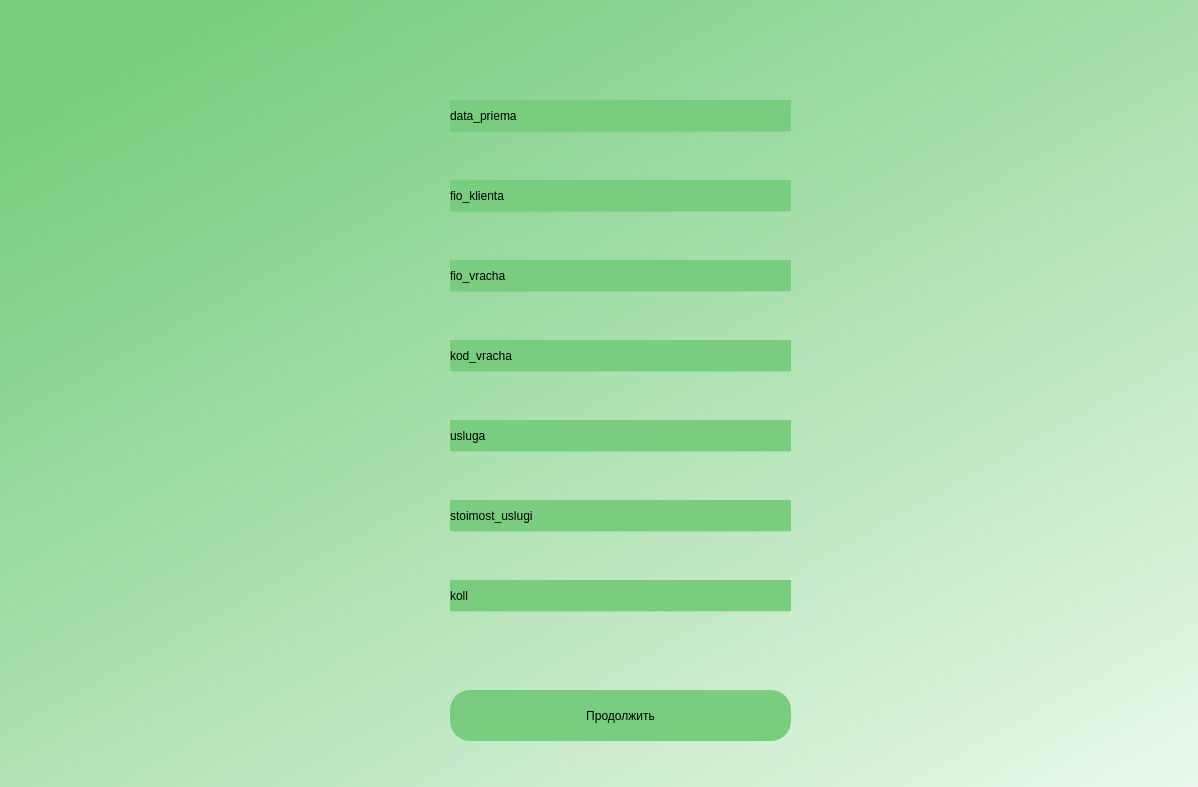
<?xml version="1.0" encoding="UTF-8"?>
<ui version="4.0">
 <class>Dialog</class>
 <widget class="QDialog" name="Dialog">
  <property name="geometry">
   <rect>
    <x>0</x>
    <y>0</y>
    <width>1198</width>
    <height>787</height>
   </rect>
  </property>
  <property name="windowTitle">
   <string>Dialog</string>
  </property>
  <property name="styleSheet">
   <string notr="true">background-color: rgb(170, 255, 255);
background-color: rgb(238, 238, 238);
background-color: rgb(255, 247, 239);</string>
  </property>
  <widget class="QWidget" name="bgwidget" native="true">
   <property name="geometry">
    <rect>
     <x>-10</x>
     <y>-30</y>
     <width>1581</width>
     <height>861</height>
    </rect>
   </property>
   <property name="styleSheet">
    <string notr="true">QWidget#bgwidget{
background-color:qlineargradient(spread:pad, x1:0.091, y1:0.101636, x2:0.991379, y2:0.977, stop:0 rgba(120, 205, 127, 255), stop:1 rgba(255, 255, 255, 255));}
</string>
   </property>
   <widget class="QLineEdit" name="fio_vracha">
    <property name="geometry">
     <rect>
      <x>460</x>
      <y>320</y>
      <width>341</width>
      <height>51</height>
     </rect>
    </property>
    <property name="styleSheet">
     <string notr="true">background-color:rgba(0,0,0,0);
font: 12pt &quot;MS Shell Dlg 2&quot;;</string>
    </property>
   </widget>
   <widget class="QLineEdit" name="kod_vracha">
    <property name="geometry">
     <rect>
      <x>460</x>
      <y>400</y>
      <width>341</width>
      <height>51</height>
     </rect>
    </property>
    <property name="styleSheet">
     <string notr="true">background-color:rgba(0,0,0,0);
font: 12pt &quot;MS Shell Dlg 2&quot;;</string>
    </property>
   </widget>
   <widget class="QPushButton" name="prodoljit">
    <property name="geometry">
     <rect>
      <x>460</x>
      <y>720</y>
      <width>341</width>
      <height>51</height>
     </rect>
    </property>
    <property name="styleSheet">
     <string notr="true">border-radius:20px;
background-color: rgb(120, 205, 127);
font: 14pt &quot;MS Shell Dlg 2&quot;;</string>
    </property>
    <property name="text">
     <string>Продолжить</string>
    </property>
   </widget>
   <widget class="QLineEdit" name="data_priema">
    <property name="geometry">
     <rect>
      <x>460</x>
      <y>160</y>
      <width>341</width>
      <height>51</height>
     </rect>
    </property>
    <property name="styleSheet">
     <string notr="true">background-color:rgba(0,0,0,0);
font: 12pt &quot;MS Shell Dlg 2&quot;;</string>
    </property>
   </widget>
   <widget class="QLineEdit" name="fio_klienta">
    <property name="geometry">
     <rect>
      <x>460</x>
      <y>240</y>
      <width>341</width>
      <height>51</height>
     </rect>
    </property>
    <property name="styleSheet">
     <string notr="true">background-color:rgba(0,0,0,0);
font: 12pt &quot;MS Shell Dlg 2&quot;;</string>
    </property>
   </widget>
   <widget class="QLabel" name="label_11">
    <property name="geometry">
     <rect>
      <x>460</x>
      <y>130</y>
      <width>341</width>
      <height>31</height>
     </rect>
    </property>
    <property name="styleSheet">
     <string notr="true">background-color: rgb(120, 205, 127);
font: 14pt &quot;MS Shell Dlg 2&quot;;</string>
    </property>
    <property name="text">
     <string>data_priema</string>
    </property>
   </widget>
   <widget class="QLabel" name="label_12">
    <property name="geometry">
     <rect>
      <x>460</x>
      <y>210</y>
      <width>341</width>
      <height>31</height>
     </rect>
    </property>
    <property name="styleSheet">
     <string notr="true">background-color: rgb(120, 205, 127);
font: 14pt &quot;MS Shell Dlg 2&quot;;</string>
    </property>
    <property name="text">
     <string>fio_klienta</string>
    </property>
   </widget>
   <widget class="QLabel" name="label_13">
    <property name="geometry">
     <rect>
      <x>460</x>
      <y>290</y>
      <width>341</width>
      <height>31</height>
     </rect>
    </property>
    <property name="styleSheet">
     <string notr="true">background-color: rgb(120, 205, 127);
font: 14pt &quot;MS Shell Dlg 2&quot;;</string>
    </property>
    <property name="text">
     <string>fio_vracha</string>
    </property>
   </widget>
   <widget class="QLabel" name="label_14">
    <property name="geometry">
     <rect>
      <x>460</x>
      <y>370</y>
      <width>341</width>
      <height>31</height>
     </rect>
    </property>
    <property name="styleSheet">
     <string notr="true">background-color: rgb(120, 205, 127);
font: 14pt &quot;MS Shell Dlg 2&quot;;</string>
    </property>
    <property name="text">
     <string>kod_vracha</string>
    </property>
   </widget>
   <widget class="QLabel" name="label_16">
    <property name="geometry">
     <rect>
      <x>460</x>
      <y>450</y>
      <width>341</width>
      <height>31</height>
     </rect>
    </property>
    <property name="styleSheet">
     <string notr="true">background-color: rgb(120, 205, 127);
font: 14pt &quot;MS Shell Dlg 2&quot;;</string>
    </property>
    <property name="text">
     <string>usluga</string>
    </property>
   </widget>
   <widget class="QLineEdit" name="usluga">
    <property name="geometry">
     <rect>
      <x>460</x>
      <y>480</y>
      <width>341</width>
      <height>51</height>
     </rect>
    </property>
    <property name="styleSheet">
     <string notr="true">background-color:rgba(0,0,0,0);
font: 12pt &quot;MS Shell Dlg 2&quot;;</string>
    </property>
   </widget>
   <widget class="QLabel" name="label_17">
    <property name="geometry">
     <rect>
      <x>460</x>
      <y>530</y>
      <width>341</width>
      <height>31</height>
     </rect>
    </property>
    <property name="styleSheet">
     <string notr="true">background-color: rgb(120, 205, 127);
font: 14pt &quot;MS Shell Dlg 2&quot;;</string>
    </property>
    <property name="text">
     <string>stoimost_uslugi</string>
    </property>
   </widget>
   <widget class="QLabel" name="label_18">
    <property name="geometry">
     <rect>
      <x>460</x>
      <y>610</y>
      <width>341</width>
      <height>31</height>
     </rect>
    </property>
    <property name="styleSheet">
     <string notr="true">background-color: rgb(120, 205, 127);
font: 14pt &quot;MS Shell Dlg 2&quot;;</string>
    </property>
    <property name="text">
     <string>koll</string>
    </property>
   </widget>
   <widget class="QLineEdit" name="stoimost_uslugi">
    <property name="geometry">
     <rect>
      <x>460</x>
      <y>560</y>
      <width>341</width>
      <height>51</height>
     </rect>
    </property>
    <property name="styleSheet">
     <string notr="true">background-color:rgba(0,0,0,0);
font: 12pt &quot;MS Shell Dlg 2&quot;;</string>
    </property>
   </widget>
   <widget class="QLineEdit" name="koll">
    <property name="geometry">
     <rect>
      <x>460</x>
      <y>640</y>
      <width>341</width>
      <height>51</height>
     </rect>
    </property>
    <property name="styleSheet">
     <string notr="true">background-color:rgba(0,0,0,0);
font: 12pt &quot;MS Shell Dlg 2&quot;;</string>
    </property>
   </widget>
  </widget>
 </widget>
 <resources/>
 <connections/>
</ui>
